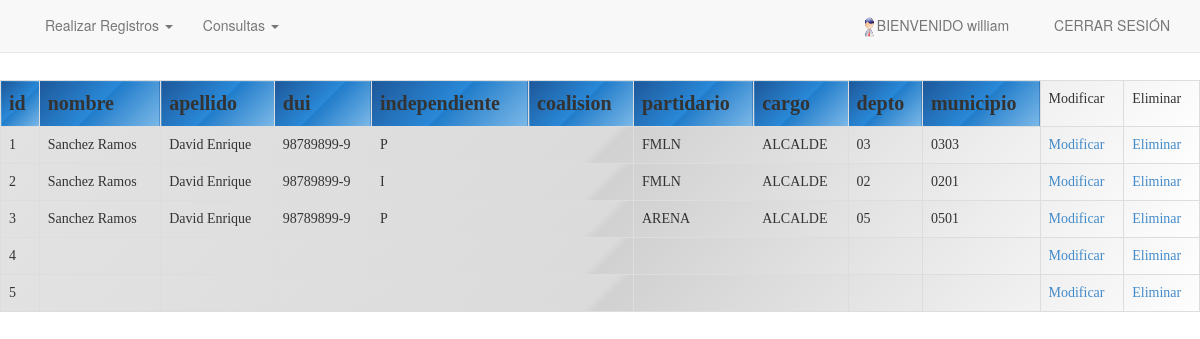
The app's page /manejadorCandidato.php?accion=con (signed in) with its own data.
### tables this page shows
CREATE TABLE IF NOT EXISTS `candidato` (
  `id` int(11) NOT NULL,
  `nombre` varchar(40) DEFAULT NULL,
  `apellido` varchar(40) DEFAULT NULL,
  `dui` varchar(10) DEFAULT NULL,
  `independiente` varchar(10) DEFAULT NULL,
  `coalision` varchar(40) DEFAULT NULL,
  `partidario` varchar(40) DEFAULT NULL,
  `cargo` varchar(40) DEFAULT NULL,
  `depto` varchar(150) DEFAULT NULL,
  `municipio` varchar(150) DEFAULT NULL
);

### clases/coneccion.php (the view, shortened to what this page needs)
<?php
function consultaD($coneccion,$sql,$modo=2,$presentacion=FALSE){
	$ejecutor= $coneccion;
	$manejador = trim($sql) ;
	$devolucion = "" ;
	try {$datos = $ejecutor->query($manejador);
		$datos-> setFetchMode($modo) ;
		if ($presentacion==TRUE){
			$devolucion.= "<table border = 1 >";
			foreach ($datos->fetchAll() as $registros){
				$devolucion.="<tr>";
				foreach ($registros as $valor){
					$devolucion.="<td>".$valor."</td>";
				}
				$devolucion.= "</tr>";
			}
			$devolucion.="</table>";
				}else{
					$contenedor = $datos->fetchAll();
					$devolucion= $contenedor;
				}
	}catch (Exception $exc ) {
		return "No se pudieron consultar los datos<br />".$exc->getMessage();
	}
	return $devolucion;
}
function imprimetabla($objeto,$form,$estilo="table",$editar=0){
	if ($objeto != NULL) {
		if (is_array($objeto)) {
			$tabla = "<table class=\"$estilo\">";
			$tabla .="<tr class'info'>";
			foreach (array_keys($objeto[0]) as $value) {
				$tabla .= "<th>";
				$tabla .= $value;
				$tabla .= "</th>";
			}
			if ($editar != "0") {
				$tabla .= "<td>Modificar</td><td>Eliminar</td>";
			}
			$tabla .= "</tr><tr>";
			foreach ($objeto as $datos) {
				foreach ($datos as $registro ) {
					$tabla .= "<td>";
					$tabla .= $registro;
					$tabla .= "</td>";
				}
				if ($editar != "0") {
					@$tabla .= "<td><a href=".$form."Buscar.php?id=".$datos['id'].">Modificar</a></dt>";
					@$tabla .= "<td><a href=".$form."Borrar.php?id=".$datos['id'].">Eliminar</a></td>";
				}
				$tabla .= "</tr>";
			}
		 $tabla .= "</table>";
		} else {
			$tabla = "no hay regisrto que mostrar";
		}
	} else {
		$tabla = "Debe pasarse un arreglo como parametro";
	}
	return $tabla;echo "yyyyyyyyy";
}
?>

### manejadorCandidato.php (shortened to what this page needs)
<html>
<head>
	<link rel="stylesheet"  href="./libs/bootstrap/css/bootstrap.css">
	<link rel="stylesheet"  href="./libs/jquery-ui/css/smoothness/jquery-ui-1.10.4.custom.min.css">
	<link rel="stylesheet" type="text/css" href="personal.css">
</head>
<body>
<body>
    <div class="navbar navbar-default navbar-fixed-top">
      <div class="container">
        <div class="navbar-collapse collapse">
          <ul class="nav navbar-nav">
            <li class="dropdown">
              <a href="#" class="dropdown-toggle" data-toggle="dropdown">Realizar Registros <b class="caret"></b></a>
            </li>
          <li class="dropdown">
              <a href="#" class="dropdown-toggle" data-toggle="dropdown">Consultas <b class="caret"></b></a>
            </li>
          </ul>
   <?php
echo("<ul class='nav navbar-nav navbar-right'><li><a href='#'><img src='personal.ico' width='15' height='20'>BIENVENIDO ".$_SESSION["nombre_usuario"]."</a></li><li><a href='cerrar_sesion.php'><img src='cerrar.ico' width='15' height='20'>CERRAR SESIÓN</a></li></ul>");
?>
        </div>
      </div>
    </div>
    <br><br><br><br>
<?php
include './clases/coneccion.php';
include './clases/Candidato.php';
$accion = $_REQUEST['accion'] ;
switch ($accion) {
	case 'con':
		$sql = 'SELECT * FROM candidato';
		$datoss= consultaD($con,$sql);
		print imprimetabla($datoss,"candidato","table table-bordered",1);
		break;
}
?>
</body>
</html>

### personal.css (style rules this page uses)
tr { font-family: calibri; font-style:; font-size: 14px; width: 20px; background: -moz-linear-gradient(-45deg, rgba(226,226,226,1) 0%, rgba(219,219,219,1) 50%, rgba(209,209,209,1) 51%, rgba(254,254,254,1) 100%); background: -webkit-linear-gradient(-45deg, rgba(226,226,226,1) 0%, rgba(219,219,219,1) 50%, rgba(209,209,209,1) 51%, rgba(254,254,254,1) 100%); }
th { font-family: calibri; font-size: 20px; background: -webkit-linear-gradient(-45deg, #1e5799 0%,#2989d8 50%,#207cca 51%,#7db9e8 100%); background: -moz-linear-gradient(-45deg, #1e5799 0%,#2989d8 50%,#207cca 51%,#7db9e8 100%); }

### records on screen
candidato: value "1", value "Sanchez Ramos", value "David Enrique", value "98789899-9", value "P", value "FMLN", value "ALCALDE", value "03", value "0303"
candidato: value "2", value "Sanchez Ramos", value "David Enrique", value "98789899-9", value "I", value "FMLN", value "ALCALDE", value "02", value "0201"
candidato: value "3", value "Sanchez Ramos", value "David Enrique", value "98789899-9", value "P", value "ARENA", value "ALCALDE", value "05", value "0501"
candidato: value "4"
candidato: value "5"

### other values on screen
$_SESSION["nombre_usuario"] "william"
